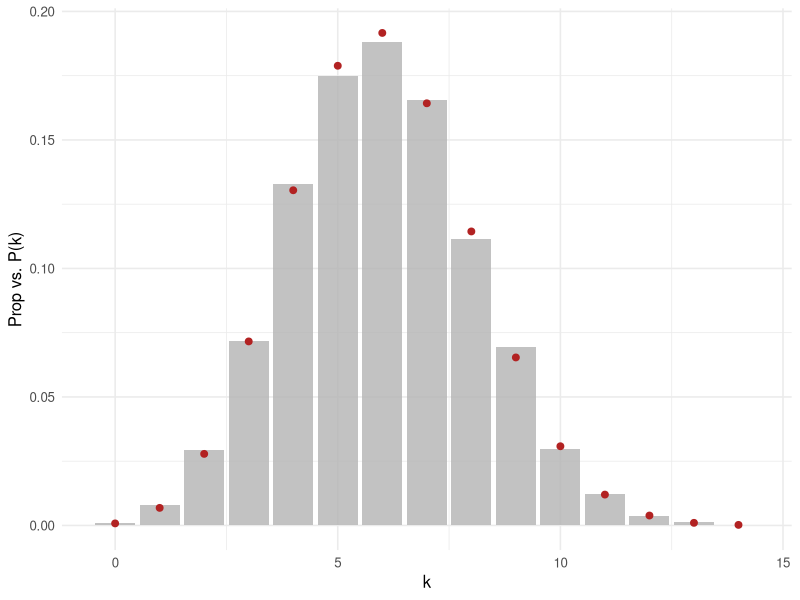

The R script that drew this image:
# ============================================================
# Biostatistics Courses
# Course 1 — Week 2, Session 4: Discrete distributions
# ============================================================

# --- 0. Setup --------------------------------------------------
library(tidyverse)
set.seed(42)
theme_set(theme_minimal(base_size = 12))

# --- 1. Hypothesis / Goal --------------------------------------
# Explore Bernoulli, binomial, and Poisson by simulation.

# --- 2. Data ---------------------------------------------------
n_rep <- 10000
bin <- rbinom(n_rep, size = 20, prob = 0.3)
pois <- rpois(n_rep, lambda = 3)

# --- 3. Visualise ----------------------------------------------
bin_tibble <- tibble(k = bin) |>
  count(k) |>
  mutate(prop = n / sum(n),
         theo = dbinom(k, 20, 0.3))
p <- bin_tibble |>
  ggplot(aes(k, prop)) +
  geom_col(fill = "grey70", alpha = 0.8) +
  geom_point(aes(y = theo), colour = "firebrick", size = 2) +
  labs(x = "k", y = "Prop vs. P(k)")
print(p)

# --- 4. Assumptions --------------------------------------------
# Binomial: fixed n, constant p, independent trials.
# Poisson: constant rate, independent counts.
probs <- tibble(
  k = 0:10,
  binom = dbinom(k, 1000, 0.003),
  pois  = dpois(k, 3)
)
print(probs)

# --- 5. Conduct / Fit ------------------------------------------
p_ge8       <- 1 - pbinom(7, 20, 0.3)
p_pois_ge7  <- 1 - ppois(6, 3)
empirical   <- mean(pois >= 7)

# --- 6. Report -------------------------------------------------
cat(sprintf("P(binomial >= 8) = %.4f\n", p_ge8))
cat(sprintf("P(Poisson >= 7)  = %.4f\n", p_pois_ge7))
cat(sprintf("Empirical       = %.4f\n", empirical))
